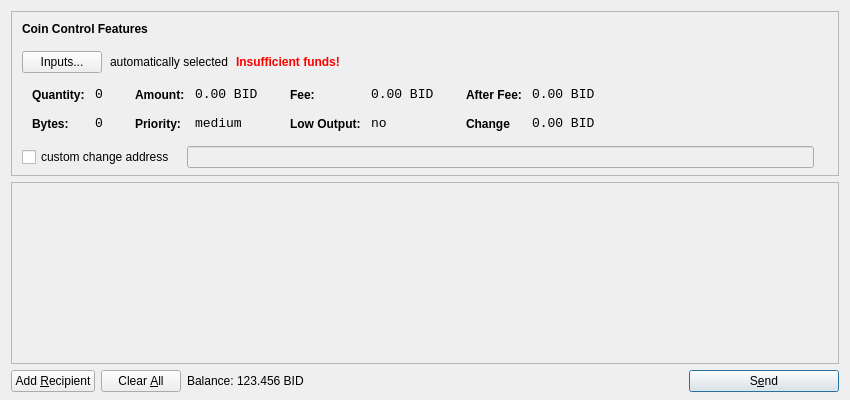
<?xml version="1.0" encoding="UTF-8"?>
<ui version="4.0">
 <class>SendCoinsDialog</class>
 <widget class="QDialog" name="SendCoinsDialog">
  <property name="geometry">
   <rect>
    <x>0</x>
    <y>0</y>
    <width>850</width>
    <height>400</height>
   </rect>
  </property>
  <property name="windowTitle">
   <string>Send Coins</string>
  </property>
  <layout class="QVBoxLayout" name="verticalLayout" stretch="0,1,0">
   <property name="bottomMargin">
    <number>8</number>
   </property>
   <item>
    <widget class="QFrame" name="frameCoinControl">
     <property name="sizePolicy">
      <sizepolicy hsizetype="Expanding" vsizetype="Expanding">
       <horstretch>0</horstretch>
       <verstretch>0</verstretch>
      </sizepolicy>
     </property>
     <property name="maximumSize">
      <size>
       <width>16777215</width>
       <height>16777215</height>
      </size>
     </property>
     <property name="frameShape">
      <enum>QFrame::StyledPanel</enum>
     </property>
     <property name="frameShadow">
      <enum>QFrame::Sunken</enum>
     </property>
     <layout class="QVBoxLayout" name="verticalLayoutCoinControl2">
      <property name="spacing">
       <number>-1</number>
      </property>
      <property name="leftMargin">
       <number>0</number>
      </property>
      <property name="topMargin">
       <number>0</number>
      </property>
      <property name="rightMargin">
       <number>0</number>
      </property>
      <property name="bottomMargin">
       <number>6</number>
      </property>
      <item>
       <layout class="QVBoxLayout" name="verticalLayoutCoinControl" stretch="0,0,0,0,1">
        <property name="spacing">
         <number>0</number>
        </property>
        <property name="leftMargin">
         <number>10</number>
        </property>
        <property name="topMargin">
         <number>10</number>
        </property>
        <item>
         <layout class="QHBoxLayout" name="horizontalLayoutCoinControl1">
          <property name="bottomMargin">
           <number>15</number>
          </property>
          <item>
           <widget class="QLabel" name="labelCoinControlFeatures">
            <property name="sizePolicy">
             <sizepolicy hsizetype="Preferred" vsizetype="Maximum">
              <horstretch>0</horstretch>
              <verstretch>0</verstretch>
             </sizepolicy>
            </property>
            <property name="font">
             <font>
              <weight>75</weight>
              <bold>true</bold>
             </font>
            </property>
            <property name="styleSheet">
             <string notr="true">font-weight:bold;</string>
            </property>
            <property name="text">
             <string>Coin Control Features</string>
            </property>
           </widget>
          </item>
         </layout>
        </item>
        <item>
         <layout class="QHBoxLayout" name="horizontalLayoutCoinControl2" stretch="0,0,0,0">
          <property name="spacing">
           <number>8</number>
          </property>
          <property name="bottomMargin">
           <number>10</number>
          </property>
          <item>
           <widget class="QPushButton" name="pushButtonCoinControl">
            <property name="styleSheet">
             <string notr="true"/>
            </property>
            <property name="text">
             <string>Inputs...</string>
            </property>
           </widget>
          </item>
          <item>
           <widget class="QLabel" name="labelCoinControlAutomaticallySelected">
            <property name="text">
             <string>automatically selected</string>
            </property>
            <property name="margin">
             <number>5</number>
            </property>
           </widget>
          </item>
          <item>
           <widget class="QLabel" name="labelCoinControlInsuffFunds">
            <property name="font">
             <font>
              <weight>75</weight>
              <bold>true</bold>
             </font>
            </property>
            <property name="styleSheet">
             <string notr="true">color:red;font-weight:bold;</string>
            </property>
            <property name="text">
             <string>Insufficient funds!</string>
            </property>
            <property name="margin">
             <number>5</number>
            </property>
           </widget>
          </item>
          <item>
           <spacer name="horizontalSpacerCoinControl">
            <property name="orientation">
             <enum>Qt::Horizontal</enum>
            </property>
            <property name="sizeHint" stdset="0">
             <size>
              <width>40</width>
              <height>1</height>
             </size>
            </property>
           </spacer>
          </item>
         </layout>
        </item>
        <item>
         <widget class="QWidget" name="widgetCoinControl" native="true">
          <property name="sizePolicy">
           <sizepolicy hsizetype="Preferred" vsizetype="Preferred">
            <horstretch>0</horstretch>
            <verstretch>0</verstretch>
           </sizepolicy>
          </property>
          <property name="minimumSize">
           <size>
            <width>0</width>
            <height>0</height>
           </size>
          </property>
          <property name="styleSheet">
           <string notr="true"/>
          </property>
          <layout class="QHBoxLayout" name="horizontalLayoutCoinControl5">
           <property name="margin">
            <number>0</number>
           </property>
           <item>
            <layout class="QHBoxLayout" name="horizontalLayoutCoinControl3" stretch="0,0,0,1">
             <property name="spacing">
              <number>20</number>
             </property>
             <property name="topMargin">
              <number>0</number>
             </property>
             <property name="bottomMargin">
              <number>10</number>
             </property>
             <item>
              <layout class="QFormLayout" name="formLayoutCoinControl1">
               <property name="horizontalSpacing">
                <number>10</number>
               </property>
               <property name="verticalSpacing">
                <number>14</number>
               </property>
               <property name="leftMargin">
                <number>10</number>
               </property>
               <property name="topMargin">
                <number>4</number>
               </property>
               <property name="rightMargin">
                <number>6</number>
               </property>
               <item row="0" column="0">
                <widget class="QLabel" name="labelCoinControlQuantityText">
                 <property name="styleSheet">
                  <string notr="true">font-weight:bold;</string>
                 </property>
                 <property name="text">
                  <string>Quantity:</string>
                 </property>
                 <property name="margin">
                  <number>0</number>
                 </property>
                </widget>
               </item>
               <item row="0" column="1">
                <widget class="QLabel" name="labelCoinControlQuantity">
                 <property name="font">
                  <font>
                   <family>Monospace</family>
                   <pointsize>10</pointsize>
                  </font>
                 </property>
                 <property name="cursor">
                  <cursorShape>IBeamCursor</cursorShape>
                 </property>
                 <property name="contextMenuPolicy">
                  <enum>Qt::ActionsContextMenu</enum>
                 </property>
                 <property name="text">
                  <string>0</string>
                 </property>
                 <property name="margin">
                  <number>0</number>
                 </property>
                 <property name="textInteractionFlags">
                  <set>Qt::LinksAccessibleByMouse|Qt::TextSelectableByKeyboard|Qt::TextSelectableByMouse</set>
                 </property>
                </widget>
               </item>
               <item row="1" column="0">
                <widget class="QLabel" name="labelCoinControlBytesText">
                 <property name="styleSheet">
                  <string notr="true">font-weight:bold;</string>
                 </property>
                 <property name="text">
                  <string>Bytes:</string>
                 </property>
                </widget>
               </item>
               <item row="1" column="1">
                <widget class="QLabel" name="labelCoinControlBytes">
                 <property name="font">
                  <font>
                   <family>Monospace</family>
                   <pointsize>10</pointsize>
                  </font>
                 </property>
                 <property name="cursor">
                  <cursorShape>IBeamCursor</cursorShape>
                 </property>
                 <property name="contextMenuPolicy">
                  <enum>Qt::ActionsContextMenu</enum>
                 </property>
                 <property name="text">
                  <string>0</string>
                 </property>
                 <property name="textInteractionFlags">
                  <set>Qt::LinksAccessibleByMouse|Qt::TextSelectableByKeyboard|Qt::TextSelectableByMouse</set>
                 </property>
                </widget>
               </item>
              </layout>
             </item>
             <item>
              <layout class="QFormLayout" name="formLayoutCoinControl2">
               <property name="horizontalSpacing">
                <number>10</number>
               </property>
               <property name="verticalSpacing">
                <number>14</number>
               </property>
               <property name="leftMargin">
                <number>6</number>
               </property>
               <property name="topMargin">
                <number>4</number>
               </property>
               <property name="rightMargin">
                <number>6</number>
               </property>
               <item row="0" column="0">
                <widget class="QLabel" name="labelCoinControlAmountText">
                 <property name="styleSheet">
                  <string notr="true">font-weight:bold;</string>
                 </property>
                 <property name="text">
                  <string>Amount:</string>
                 </property>
                 <property name="margin">
                  <number>0</number>
                 </property>
                </widget>
               </item>
               <item row="0" column="1">
                <widget class="QLabel" name="labelCoinControlAmount">
                 <property name="font">
                  <font>
                   <family>Monospace</family>
                   <pointsize>10</pointsize>
                  </font>
                 </property>
                 <property name="cursor">
                  <cursorShape>IBeamCursor</cursorShape>
                 </property>
                 <property name="contextMenuPolicy">
                  <enum>Qt::ActionsContextMenu</enum>
                 </property>
                 <property name="text">
                  <string>0.00 BID</string>
                 </property>
                 <property name="textInteractionFlags">
                  <set>Qt::LinksAccessibleByMouse|Qt::TextSelectableByKeyboard|Qt::TextSelectableByMouse</set>
                 </property>
                </widget>
               </item>
               <item row="1" column="0">
                <widget class="QLabel" name="labelCoinControlPriorityText">
                 <property name="styleSheet">
                  <string notr="true">font-weight:bold;</string>
                 </property>
                 <property name="text">
                  <string>Priority:</string>
                 </property>
                </widget>
               </item>
               <item row="1" column="1">
                <widget class="QLabel" name="labelCoinControlPriority">
                 <property name="font">
                  <font>
                   <family>Monospace</family>
                   <pointsize>10</pointsize>
                  </font>
                 </property>
                 <property name="cursor">
                  <cursorShape>IBeamCursor</cursorShape>
                 </property>
                 <property name="contextMenuPolicy">
                  <enum>Qt::ActionsContextMenu</enum>
                 </property>
                 <property name="text">
                  <string>medium</string>
                 </property>
                 <property name="textInteractionFlags">
                  <set>Qt::LinksAccessibleByMouse|Qt::TextSelectableByKeyboard|Qt::TextSelectableByMouse</set>
                 </property>
                </widget>
               </item>
              </layout>
             </item>
             <item>
              <layout class="QFormLayout" name="formLayoutCoinControl3">
               <property name="horizontalSpacing">
                <number>10</number>
               </property>
               <property name="verticalSpacing">
                <number>14</number>
               </property>
               <property name="leftMargin">
                <number>6</number>
               </property>
               <property name="topMargin">
                <number>4</number>
               </property>
               <property name="rightMargin">
                <number>6</number>
               </property>
               <item row="0" column="0">
                <widget class="QLabel" name="labelCoinControlFeeText">
                 <property name="styleSheet">
                  <string notr="true">font-weight:bold;</string>
                 </property>
                 <property name="text">
                  <string>Fee:</string>
                 </property>
                 <property name="margin">
                  <number>0</number>
                 </property>
                </widget>
               </item>
               <item row="0" column="1">
                <widget class="QLabel" name="labelCoinControlFee">
                 <property name="font">
                  <font>
                   <family>Monospace</family>
                   <pointsize>10</pointsize>
                  </font>
                 </property>
                 <property name="cursor">
                  <cursorShape>IBeamCursor</cursorShape>
                 </property>
                 <property name="contextMenuPolicy">
                  <enum>Qt::ActionsContextMenu</enum>
                 </property>
                 <property name="text">
                  <string>0.00 BID</string>
                 </property>
                 <property name="textInteractionFlags">
                  <set>Qt::LinksAccessibleByMouse|Qt::TextSelectableByKeyboard|Qt::TextSelectableByMouse</set>
                 </property>
                </widget>
               </item>
               <item row="1" column="0">
                <widget class="QLabel" name="labelCoinControlLowOutputText">
                 <property name="styleSheet">
                  <string notr="true">font-weight:bold;</string>
                 </property>
                 <property name="text">
                  <string>Low Output:</string>
                 </property>
                </widget>
               </item>
               <item row="1" column="1">
                <widget class="QLabel" name="labelCoinControlLowOutput">
                 <property name="font">
                  <font>
                   <family>Monospace</family>
                   <pointsize>10</pointsize>
                  </font>
                 </property>
                 <property name="cursor">
                  <cursorShape>IBeamCursor</cursorShape>
                 </property>
                 <property name="contextMenuPolicy">
                  <enum>Qt::ActionsContextMenu</enum>
                 </property>
                 <property name="text">
                  <string>no</string>
                 </property>
                 <property name="textInteractionFlags">
                  <set>Qt::LinksAccessibleByMouse|Qt::TextSelectableByKeyboard|Qt::TextSelectableByMouse</set>
                 </property>
                </widget>
               </item>
              </layout>
             </item>
             <item>
              <layout class="QFormLayout" name="formLayoutCoinControl4">
               <property name="horizontalSpacing">
                <number>10</number>
               </property>
               <property name="verticalSpacing">
                <number>14</number>
               </property>
               <property name="leftMargin">
                <number>6</number>
               </property>
               <property name="topMargin">
                <number>4</number>
               </property>
               <property name="rightMargin">
                <number>6</number>
               </property>
               <item row="0" column="0">
                <widget class="QLabel" name="labelCoinControlAfterFeeText">
                 <property name="styleSheet">
                  <string notr="true">font-weight:bold;</string>
                 </property>
                 <property name="text">
                  <string>After Fee:</string>
                 </property>
                 <property name="margin">
                  <number>0</number>
                 </property>
                </widget>
               </item>
               <item row="0" column="1">
                <widget class="QLabel" name="labelCoinControlAfterFee">
                 <property name="font">
                  <font>
                   <family>Monospace</family>
                   <pointsize>10</pointsize>
                  </font>
                 </property>
                 <property name="cursor">
                  <cursorShape>IBeamCursor</cursorShape>
                 </property>
                 <property name="contextMenuPolicy">
                  <enum>Qt::ActionsContextMenu</enum>
                 </property>
                 <property name="text">
                  <string>0.00 BID</string>
                 </property>
                 <property name="textInteractionFlags">
                  <set>Qt::LinksAccessibleByMouse|Qt::TextSelectableByKeyboard|Qt::TextSelectableByMouse</set>
                 </property>
                </widget>
               </item>
               <item row="1" column="0">
                <widget class="QLabel" name="labelCoinControlChangeText">
                 <property name="styleSheet">
                  <string notr="true">font-weight:bold;</string>
                 </property>
                 <property name="text">
                  <string>Change</string>
                 </property>
                </widget>
               </item>
               <item row="1" column="1">
                <widget class="QLabel" name="labelCoinControlChange">
                 <property name="font">
                  <font>
                   <family>Monospace</family>
                   <pointsize>10</pointsize>
                  </font>
                 </property>
                 <property name="cursor">
                  <cursorShape>IBeamCursor</cursorShape>
                 </property>
                 <property name="contextMenuPolicy">
                  <enum>Qt::ActionsContextMenu</enum>
                 </property>
                 <property name="text">
                  <string>0.00 BID</string>
                 </property>
                 <property name="textInteractionFlags">
                  <set>Qt::LinksAccessibleByMouse|Qt::TextSelectableByKeyboard|Qt::TextSelectableByMouse</set>
                 </property>
                </widget>
               </item>
              </layout>
             </item>
            </layout>
           </item>
          </layout>
         </widget>
        </item>
        <item>
         <layout class="QHBoxLayout" name="horizontalLayoutCoinControl4" stretch="0,0,0">
          <property name="spacing">
           <number>12</number>
          </property>
          <property name="sizeConstraint">
           <enum>QLayout::SetDefaultConstraint</enum>
          </property>
          <property name="topMargin">
           <number>5</number>
          </property>
          <property name="rightMargin">
           <number>5</number>
          </property>
          <item>
           <widget class="QCheckBox" name="checkBoxCoinControlChange">
            <property name="text">
             <string>custom change address</string>
            </property>
           </widget>
          </item>
          <item>
           <widget class="QLineEdit" name="lineEditCoinControlChange">
            <property name="enabled">
             <bool>false</bool>
            </property>
            <property name="sizePolicy">
             <sizepolicy hsizetype="Expanding" vsizetype="Fixed">
              <horstretch>0</horstretch>
              <verstretch>0</verstretch>
             </sizepolicy>
            </property>
           </widget>
          </item>
          <item>
           <widget class="QLabel" name="labelCoinControlChangeLabel">
            <property name="sizePolicy">
             <sizepolicy hsizetype="Preferred" vsizetype="Expanding">
              <horstretch>0</horstretch>
              <verstretch>0</verstretch>
             </sizepolicy>
            </property>
            <property name="minimumSize">
             <size>
              <width>0</width>
              <height>0</height>
             </size>
            </property>
            <property name="text">
             <string/>
            </property>
            <property name="margin">
             <number>3</number>
            </property>
           </widget>
          </item>
         </layout>
        </item>
        <item>
         <spacer name="verticalSpacerCoinControl">
          <property name="orientation">
           <enum>Qt::Vertical</enum>
          </property>
          <property name="sizeHint" stdset="0">
           <size>
            <width>800</width>
            <height>1</height>
           </size>
          </property>
         </spacer>
        </item>
       </layout>
      </item>
     </layout>
    </widget>
   </item>
   <item>
    <widget class="QScrollArea" name="scrollArea">
     <property name="widgetResizable">
      <bool>true</bool>
     </property>
     <widget class="QWidget" name="scrollAreaWidgetContents">
      <property name="geometry">
       <rect>
        <x>0</x>
        <y>0</y>
        <width>830</width>
        <height>165</height>
       </rect>
      </property>
      <layout class="QVBoxLayout" name="verticalLayout_2">
       <property name="margin">
        <number>0</number>
       </property>
       <item>
        <layout class="QVBoxLayout" name="entries">
         <property name="spacing">
          <number>6</number>
         </property>
        </layout>
       </item>
       <item>
        <spacer name="verticalSpacer">
         <property name="orientation">
          <enum>Qt::Vertical</enum>
         </property>
         <property name="sizeHint" stdset="0">
          <size>
           <width>20</width>
           <height>40</height>
          </size>
         </property>
        </spacer>
       </item>
      </layout>
     </widget>
    </widget>
   </item>
   <item>
    <layout class="QHBoxLayout" name="horizontalLayout">
     <item>
      <widget class="QPushButton" name="addButton">
       <property name="toolTip">
        <string>Send to multiple recipients at once</string>
       </property>
       <property name="text">
        <string>Add &amp;Recipient</string>
       </property>
       <property name="icon">
        <iconset resource="../bitcoin.qrc">
         <normaloff>:/icons/add</normaloff>:/icons/add</iconset>
       </property>
       <property name="autoDefault">
        <bool>false</bool>
       </property>
      </widget>
     </item>
     <item>
      <widget class="QPushButton" name="clearButton">
       <property name="sizePolicy">
        <sizepolicy hsizetype="Minimum" vsizetype="Fixed">
         <horstretch>0</horstretch>
         <verstretch>0</verstretch>
        </sizepolicy>
       </property>
       <property name="toolTip">
        <string>Remove all transaction fields</string>
       </property>
       <property name="text">
        <string>Clear &amp;All</string>
       </property>
       <property name="icon">
        <iconset resource="../bitcoin.qrc">
         <normaloff>:/icons/remove</normaloff>:/icons/remove</iconset>
       </property>
       <property name="autoRepeatDelay">
        <number>300</number>
       </property>
       <property name="autoDefault">
        <bool>false</bool>
       </property>
      </widget>
     </item>
     <item>
      <layout class="QHBoxLayout" name="horizontalLayout_2">
       <property name="spacing">
        <number>3</number>
       </property>
       <item>
        <widget class="QLabel" name="label">
         <property name="sizePolicy">
          <sizepolicy hsizetype="Preferred" vsizetype="Fixed">
           <horstretch>0</horstretch>
           <verstretch>0</verstretch>
          </sizepolicy>
         </property>
         <property name="text">
          <string>Balance:</string>
         </property>
        </widget>
       </item>
       <item>
        <widget class="QLabel" name="labelBalance">
         <property name="sizePolicy">
          <sizepolicy hsizetype="Preferred" vsizetype="Fixed">
           <horstretch>0</horstretch>
           <verstretch>0</verstretch>
          </sizepolicy>
         </property>
         <property name="cursor">
          <cursorShape>IBeamCursor</cursorShape>
         </property>
         <property name="text">
          <string>123.456 BID</string>
         </property>
         <property name="textInteractionFlags">
          <set>Qt::LinksAccessibleByMouse|Qt::TextSelectableByKeyboard|Qt::TextSelectableByMouse</set>
         </property>
        </widget>
       </item>
      </layout>
     </item>
     <item>
      <spacer name="horizontalSpacer">
       <property name="orientation">
        <enum>Qt::Horizontal</enum>
       </property>
       <property name="sizeHint" stdset="0">
        <size>
         <width>40</width>
         <height>20</height>
        </size>
       </property>
      </spacer>
     </item>
     <item>
      <widget class="QPushButton" name="sendButton">
       <property name="minimumSize">
        <size>
         <width>150</width>
         <height>0</height>
        </size>
       </property>
       <property name="toolTip">
        <string>Confirm the send action</string>
       </property>
       <property name="text">
        <string>S&amp;end</string>
       </property>
       <property name="icon">
        <iconset resource="../bitcoin.qrc">
         <normaloff>:/icons/send</normaloff>:/icons/send</iconset>
       </property>
       <property name="default">
        <bool>true</bool>
       </property>
      </widget>
     </item>
    </layout>
   </item>
  </layout>
 </widget>
 <resources>
  <include location="../bitcoin.qrc"/>
 </resources>
 <connections/>
</ui>
